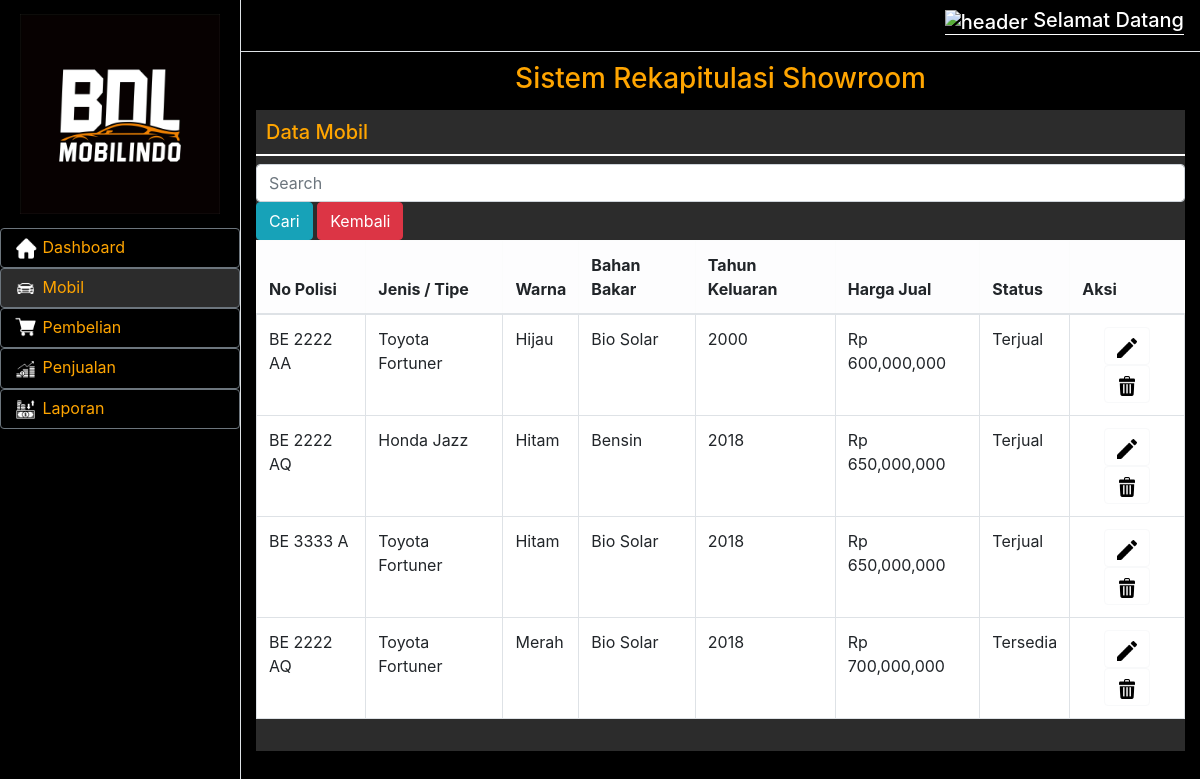
Screenshot of /index.php/auth/lihatsearch with the database file from the repository.
### tables this page shows
CREATE TABLE `mobil` (
  `id_mobil` int(5) NOT NULL,
  `tgl_beli` date NOT NULL,
  `tgl_jual` date NOT NULL,
  `no_polis` varchar(30) NOT NULL,
  `jenis_typr` varchar(30) NOT NULL,
  `warna` varchar(30) NOT NULL,
  `bahan_bakar` varchar(30) NOT NULL,
  `tahun_keluaran` int(5) NOT NULL,
  `harga_jual` int(30) NOT NULL,
  `status` int(30) DEFAULT 1,
  `harga_beli` int(30) NOT NULL
);

### application/controllers/Auth.php (called while the page is built, shortened)
<?php
class Auth extends CI_Controller
{
    public function __construct()
    {
        $this->load->library('form_validation');
        $this->load->model('model_mobil');
        $this->load->model('model_pembelian');
        $this->load->model('model_penjualan');
    }
    public function lihatsearch()
    {
        $data = array(
            'title' => 'Data Mobil',
        );
        $keyword = $this->input->post('keyword');
        $data['data_mobil'] = $this->model_mobil->get_keyword($keyword);
        $this->load->view('lihat-search', $data);
    }
}

### index.php (called while the page is built, shortened)
<?php
require_once BASEPATH.'core/CodeIgniter.php';

### application/models/Model_mobil.php (called while the page is built, shortened)
<?php
class Model_mobil extends CI_Model
{
    public function get_keyword($keyword)
    {
        $this->db->select('*');
        $this->db->from('mobil');
        $this->db->like('no_polis', $keyword);
        $this->db->or_like('jenis_typr', $keyword);
        $this->db->or_like('warna', $keyword);
        $this->db->or_like('status', $keyword);
        return $this->db->get()->result();
    }
}

### application/views/lihat-search.php (the view, shortened to what this page needs)
<!DOCTYPE html>
<html>
<head>
    <link href="assets/vendor/bootstrap/css/bootstrap.min.css" rel="stylesheet">
    <link href="assets/css/lihat-mobil.css" rel="stylesheet">
</head>
<body>
    <div class="d-flex" id="wrapper">
        <div class="border-right" id="sidebar-wrapper" style="background-color: black;">
            <div class="sidebar-heading"><img src="assets/img/logo.jpg " width="200"></div>
            <div class="list-group list-group-flush">
                <button id="btnGroupDrop1" type="button" class="btn btn-secondary" aria-expanded="false" onclick="location.href='<?= base_url('Dashboard'); ?>'">
                    <img src="assets/img/home.png" style="width: 25px; "> Dashboard
                </button>
                <button id="btnGroupDrop1" type="button" style="background-color: rgb(44, 44, 44);" class="btn btn-secondary" aria-expanded="false">
                    <img src="assets/img/mobil.png" style="width: 25px; "> Mobil
                </button>
                <button id="btnGroupDrop1" type="button" class="btn btn-secondary" aria-expanded="false" onclick="location.href='<?= base_url('lihatpembelian'); ?>'">
                    <img src="assets/img/cart.png" style="width: 25px; "> Pembelian
                </button>
                <button id="btnGroupDrop1" type="button" class="btn btn-secondary" aria-expanded="false" onclick="location.href='<?= base_url('lihatpenjualan'); ?>'">
                    <img src="assets/img/sales.png" style="width: 25px; "> Penjualan
                </button>
                <button id="btnGroupDrop1" type="button" class="btn btn-secondary" aria-expanded="false" onclick="location.href='<?= base_url('lihatlaporan'); ?>'">
                    <img src="assets/img/laporan.png" style="width: 25px; "> Laporan
                </button>
            </div>
        </div>
        <div id="page-content-wrapper">
            <nav class="navbar navbar-expand-lg navbar-light border-bottom" style="background-color: black;">
                <div class="collapse navbar-collapse" id="navbarSupportedContent">
                    <ul class="navbar-nav ml-auto mt-2 mt-lg-0">
                        <li class="nav-item active">
                            <h4 class="header"><img src=assets/img/header.png alt="header" style="width: 20px; height: 20px;"> Selamat Datang </h4>
                        </li>
                    </ul>
                </div>
            </nav>
            <div class="container-fluid">
                <h3 style="color: orange; text-align: center; padding-top: 10px">Sistem Rekapitulasi Showroom</h3>
                <div class="card-wrapper pb-3">
                    <h5 style="padding: 10px;border-bottom: 2px solid white; color: orange;">Data Mobil</h5>
                    <div class="navbar-form navbar-right">
                        <?php echo form_open('search') ?>
                        <input type="text" name="keyword" class="form-control" placeholder="Search" required>
                        <button type="submit" class="btn btn-info btn-xs">Cari</button>
                        <button type="button" class="btn btn-danger btn-xs" onclick="location.href='<?= base_url('lihatmobil'); ?>'">Kembali</button>
                        <?php echo form_close() ?>
                    </div>
                    <table class="table table-bordered">
                        <thead class="table-light">
                            <tr>
                                <th>No Polisi</th>
                                <th>Jenis / Tipe</th>
                                <th>Warna</th>
                                <th>Bahan Bakar</th>
                                <th>Tahun Keluaran</th>
                                <th>Harga Jual</th>
                                <th>Status</th>
                                <th>Aksi</th>
                            </tr>
                        </thead>
                        <tbody>
                            <?php foreach ($data_mobil  as $mobil) { ?>
                                <tr>
                                    <td><?php echo $mobil->no_polis ?></td>
                                    <td><?php echo $mobil->jenis_typr ?></td>
                                    <td><?php echo $mobil->warna ?></td>
                                    <td><?php echo $mobil->bahan_bakar ?></td>
                                    <td><?php echo $mobil->tahun_keluaran ?></td>
                                    <td>Rp <?php echo number_format($mobil->harga_jual) ?></td>
                                    <td><label class="label label-success"><?Php echo ($mobil->status == 1) ? 'Tersedia' : 'Terjual' ?> </td>
                                    <td style=" text-align: center;">
                                        <?php echo anchor('Auth/edit_ubahmobil/' . $mobil->id_mobil, '<button class="btn btn-light btn-xs" id="btnaksi" type="button"><img src="assets/img/edit.png" style="width: 20px;"></button>'); ?>
                                        <?php echo anchor('Auth/hapus_mobil/' . $mobil->id_mobil, '<button class="btn btn-light btn-xs" id="btnaksi" type="button"><img src="assets/img/trash.png" style="width: 20px;"></button>'); ?>
                                    </td>
                                </tr>
                            <?php } ?>
                        </tbody>
                    </table>
                </div>
            </div>
</body>
</html>

### assets/css/lihat-mobil.css (style rules this page uses)
.header { font-size: 20px; border-width: 10px; border-bottom: 1.5px solid white; text-align: right; color: rgb(255, 255, 255); }
.card-wrapper { background-color: rgb(44, 44, 44); margin: 15px auto; }
table.table { background-color: white; }
.header { font-size: 20px; text-align: right; color: rgb(255, 255, 255); }
#btnGroupDrop1 { text-align: left; color: orange; background-color: rgb(0, 0, 0); }
#wrapper { overflow-x: hidden; background-color: black; }
#sidebar-wrapper { text-align: right; min-height: 100vh; margin-left: -15rem; -webkit-transition: margin .25s ease-out; -moz-transition: margin .25s ease-out; -o-transition: margin .25s ease-out; transition: margin .25s ease-out; }
#sidebar-wrapper .sidebar-heading { padding: 0.875rem 1.25rem; font-size: 1.2rem; }
#sidebar-wrapper .list-group { width: 15rem; }
#page-content-wrapper { min-width: 1000vw; }
@media (min-width: 768px) { #sidebar-wrapper { margin-left: 0; } }
@media (min-width: 768px) { #page-content-wrapper { min-width: 0; width: 100%; } }
#btnaksi { background-color: white; }

### rows the page displays
mobil: no_polis "BE 2222 AA", jenis_typr "Toyota Fortuner", warna "Hijau", bahan_bakar "Bio Solar", tahun_keluaran "2000", harga_jual "600,000,000", status "Terjual"
mobil: no_polis "BE 2222 AQ", jenis_typr "Honda Jazz", warna "Hitam", bahan_bakar "Bensin", tahun_keluaran "2018", harga_jual "650,000,000", status "Terjual"
mobil: no_polis "BE 3333 A", jenis_typr "Toyota Fortuner", warna "Hitam", bahan_bakar "Bio Solar", tahun_keluaran "2018", harga_jual "650,000,000", status "Terjual"
mobil: no_polis "BE 2222 AQ", jenis_typr "Toyota Fortuner", warna "Merah", bahan_bakar "Bio Solar", tahun_keluaran "2018", harga_jual "700,000,000", status "Tersedia"
